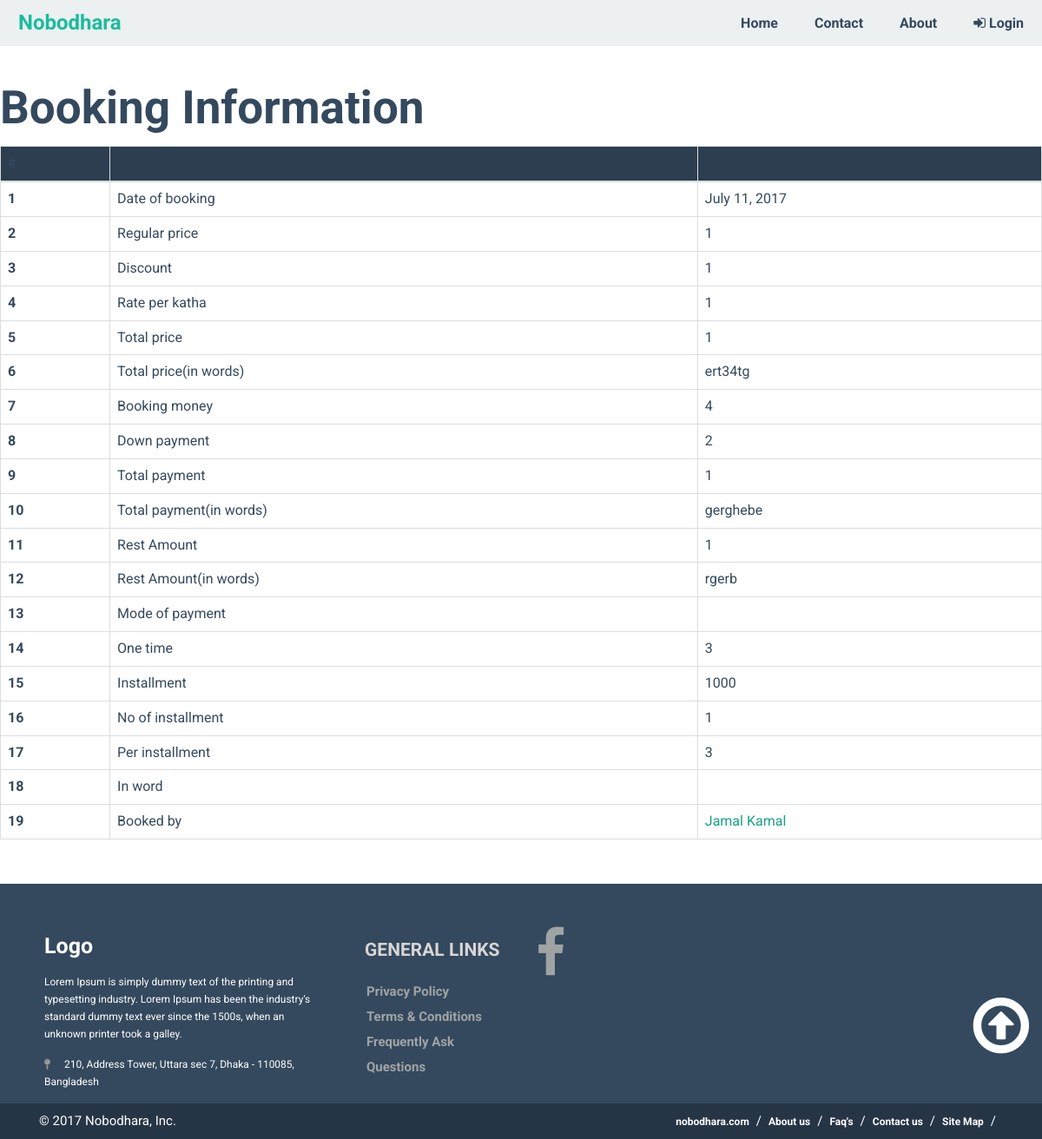
The app's page /booking/1/ with its own data.
### plots/models.py (models this page shows, shortened)
class Booking(models.Model):
    date_of_booking = models.DateField(blank=True, null=True)
    regular_price = models.IntegerField(blank=True, null=True)
    discount = models.IntegerField(blank=True, null=True)
    rate_per_katha = models.IntegerField(blank=True, null=True)
    total_price = models.IntegerField(blank=True, null=True)
    total_price_in_words = models.CharField(max_length=255, blank=True, null=True)
    booking_money = models.IntegerField(blank=True, null=True)
    down_payment = models.IntegerField(blank=True, null=True)
    total_payment = models.IntegerField(blank=True, null=True)
    total_payment_in_words = models.CharField(max_length=255, blank=True, null=True)
    rest_amount = models.IntegerField(blank=True, null=True)
    rest_amount_in_words = models.CharField(max_length=255, blank=True, null=True)
    mode_of_payment = models.CharField(max_length=255, blank=True, null=True)
    one_time = models.IntegerField(blank=True, null=True)
    installment = models.IntegerField(blank=True, null=True)
    no_of_installment = models.IntegerField(blank=True, null=True)
    per_installment = models.IntegerField(blank=True, null=True)
    in_words = models.CharField(max_length=255, blank=True, null=True)
    booked_by = models.ForeignKey(Applicant, null=True, blank=True, related_name='booking')

class Applicant(models.Model):
    profile_picture = CloudinaryField(blank=True, null=True)
    applicants_name_bangla = models.CharField(max_length=255, blank=True, null=True)
    applicants_name = models.CharField(max_length=255, blank=True, null=True)
    fathers_name_bangla = models.CharField(max_length=255, blank=True, null=True)
    fathers_name = models.CharField(max_length=255, blank=True, null=True)
    mothers_name_bangla = models.CharField(max_length=255, blank=True, null=True)
    mothers_name = models.CharField(max_length=255, blank=True, null=True)
    spouses_name_bangla = models.CharField(max_length=255, blank=True, null=True)
    spouses_name = models.CharField(max_length=255, blank=True, null=True)
    other_name = models.CharField(max_length=255, blank=True, null=True)
    mobile_number = models.CharField(max_length=11, blank=True, null=True)
    present_address = models.CharField(max_length=255, blank=True, null=True)
    permanent_address = models.CharField(max_length=255, blank=True, null=True)
    nationality = models.CharField(max_length=255, blank=True, null=True)
    religion = models.CharField(max_length=50, blank=True, null=True)
    national_ID = models.CharField(max_length=255, blank=True, null=True)
    date_of_birth = models.DateField(blank=True, null=True)
    passport_no = models.CharField(max_length=255, blank=True, null=True)
    profession = models.CharField(max_length=255, blank=True, null=True)
    website = models.URLField(blank=True, null=True)
    nominees_name = models.CharField(max_length=255, blank=True, null=True)
    nominess_relationship_with_applicant = models.CharField(max_length=255, blank=True, null=True)
    nominees_address = models.CharField(max_length=255, blank=True, null=True)
    def __str__(self):
        return f'{self.applicants_name}'
    def get_absolute_url(self):
        return reverse("plot:applicantsdetail", kwargs={"pk": self.pk})

### plots/views.py (the view)
# urls.py: url(r'^booking/(?P<pk>[\w-]+)/$', views.booking_detail, name='bookingdetail'),
def booking_detail(request, pk=None):
    instance = get_object_or_404(Booking, pk=pk)
    context = {
        "instance": instance,
    }
    return render(request, "booking_detail.html", context)

### plots/static/templates/booking_detail.html (shortened to what this page needs)
{% extends "base.html" %}
{% block content %}
    <h2>Booking Information</h2>
 <table class="table table-bordered">
  <thead class="thead-inverse" style="background: #2C3E50; text-emphasis-color: #ffffff">
    <tr>
      <th>#</th>
      <th>&emsp;</th>
      <th>&emsp;</th>
    </tr>
  </thead>
  <tbody>
    <tr>
      <th scope="row">1</th>
      <td> Date of booking </td>
      <td> {{ instance.date_of_booking|default_if_none:""  }}</td>
    </tr>
    <tr>
      <th scope="row">2</th>
      <td> Regular price </td>
      <td>{{ instance.regular_price|default_if_none:""   }}</td>
    </tr>
    <tr>
      <th scope="row">3</th>
      <td> Discount </td>
      <td>{{ instance.discount|default_if_none:""   }}</td>
    </tr>
  <tr>
      <th scope="row">4</th>
      <td>Rate per katha</td>
      <td>{{ instance.rate_per_katha|default_if_none:""  }}</td>
    </tr>
  <tr>
      <th scope="row">5</th>
      <td> Total price </td>
      <td>{{ instance.total_price|default_if_none:""   }}</td>
    </tr>
  <tr>
      <th scope="row">6</th>
      <td>Total price(in words)</td>
      <td>{{ instance.total_price_in_words|default_if_none:""  }}</td>
    </tr>
  <tr>
      <th scope="row">7</th>
      <td> Booking money </td>
      <td> {{ instance.booking_money|default_if_none:""  }}</td>
    </tr>
  <tr>
      <th scope="row">8</th>
      <td>Down payment</td>
      <td>{{ instance.down_payment|default_if_none:""  }}</td>
    </tr>
  <tr>
      <th scope="row">9</th>
      <td>Total payment</td>
      <td>{{ instance.total_payment|default_if_none:""  }}</td>
    </tr>
   <tr>
      <th scope="row">10</th>
      <td>Total payment(in words)</td>
      <td>{{ instance.total_payment_in_words|default_if_none:""  }}</td>
    </tr>
 <tr>
      <th scope="row">11</th>
      <td>Rest Amount</td>
      <td>{{ instance.rest_amount|default_if_none:""  }}</td>
    </tr>
  <tr>
      <th scope="row">12</th>
      <td>Rest Amount(in words)</td>
      <td>{{ instance.rest_amount_in_words|default_if_none:""  }}</td>
    </tr>
  <tr>
      <th scope="row">13</th>
      <td>Mode of payment</td>
      <td>{{ instance.mode_of_payement|default_if_none:""  }}</td>
    </tr>
  <tr>
      <th scope="row">14</th>
      <td>One time</td>
      <td> {{ instance.one_time|default_if_none:""  }}</td>
    </tr>
   <tr>
      <th scope="row">15</th>
      <td>Installment</td>
      <td> {{ instance.installment|default_if_none:""  }}</td>
    </tr>
   <tr>
      <th scope="row">16</th>
      <td>No of installment</td>
      <td> {{ instance.no_of_installment|default_if_none:""  }}</td>
    </tr>
   <tr>
      <th scope="row">17</th>
      <td>Per installment</td>
      <td> {{ instance.per_installment|default_if_none:""  }}</td>
    </tr>
   <tr>
      <th scope="row">18</th>
      <td>In word</td>
      <td> {{ instance.in_word|default_if_none:""  }} </td>
    </tr>
   <tr>
      <th scope="row">19</th>
      <td>Booked by</td>
       <td><a href={{ instance.booked_by.get_absolute_url }}>{{ instance.booked_by|default_if_none:""  }}</a></td>
    </tr>
  </tbody>
</table>
{% endblock content %}

### plots/static/templates/base.html (shortened to what this page needs)
{% load staticfiles %}
<html>
<head>
<link rel='stylesheet' href='{% static "css/bootstrap.min.css" %}' />
<link rel='stylesheet' href='{% static "css/flat-ui.css" %}' />
<link rel='stylesheet' href='{% static "css/base.css" %}' />
<link rel='stylesheet' href='{% static "css/animate.css" %}' />
<link href="https://maxcdn.bootstrapcdn.com/font-awesome/4.7.0/css/font-awesome.min.css" rel="stylesheet">
</head>
<body class="logged-out">
<nav class="navbar navbar-default navbar-fixed-top">
  <div class="container-fluid">
    <div class="navbar-header">
      <a class="navbar-brand" href="{% url 'plot:home' %}">Nobodhara</a>
    </div>
    <div class="collapse navbar-collapse" id="bs-example-navbar-collapse-1">
      <ul class="nav navbar-nav navbar-right">
        <li><a href="{% url 'plot:home' %}">Home</a></li>
        <li><a href="{% url 'plot:home' %}#contact">Contact</a></li>
        <li><a href="{% url 'plot:home' %}#aboutsection">About</a></li>
      {% if request.user.is_authenticated %}
      <li class="dropdown">
          <a href="#" class="dropdown-toggle" data-toggle="dropdown" role="button" aria-haspopup="true" aria-expanded="false"><i class="fa fa-user fa-2" aria-hidden="true"></i>{% if request.user.first_name or request.user.last_name %} {{ request.user.first_name }} {% else %}
        {{ request.user.username }}{% endif %} <span class="caret"></span></a>
          <ul class="dropdown-menu">
            <li><a href="/account/{{ request.user.id }}">Account</a></li>
              <li><a href="/accounts/logout/">Log out</a></li></ul>
       </li>
           {% else %}
                <li><a href="/accounts/login/" ><i class="fa fa-sign-in fa-2" aria-hidden="true"></i> Login</a></li>
          {% endif %}
      </ul>
    </div>
  </div>
</nav>
    {% block content %}
    {% endblock content %}
<br>
<div class="navbar-static-bottom">
<footer>
          <div class="container">
    <div class="row">
      <div class="col-md-4 col-sm-6 footerleft ">
        <div class="logofooter"> Logo</div>
        <p>Lorem Ipsum is simply dummy text of the printing and typesetting industry. Lorem Ipsum has been the industry's standard dummy text ever since the 1500s, when an unknown printer took a galley.</p>
        <p><i class="fa fa-map-pin"></i> 210, Address Tower, Uttara sec 7, Dhaka - 110085, Bangladesh</p>
      </div>
      <div class="col-md-2 col-sm-6 paddingtop-bottom">
        <h6 class="heading7">GENERAL LINKS</h6>
        <ul class="footer-ul">
          <li><a href="#"> Privacy Policy</a></li>
          <li><a href="#"> Terms & Conditions</a></li>
          <li><a href="#"> Frequently Ask Questions</a></li>
        </ul>
      </div>
      <div class="col-md-3-offset-3 col-sm-6 paddingtop-bottom">
        <ul class="footer-ul">
            <li><a href="https://www.facebook.com/facebook"><i class="fa fa-facebook fa-4x" aria-hidden="true"></i></a></li>
            </ul>
          </div>
        <br><br>
        <a href="#"><i class="fa fa-arrow-circle-o-up fa-5x" style="float: right; color: #fff"></i></a>
    </div>
  </div>
          <div id="footer" class="bottom-menu bottom-menu">
        <div class="copyright">
  <div class="container">
    <div class="col-md-6">
      <p>© 2017 Nobodhara, Inc.</p>
    </div>
    <div class="col-md-6">
      <ul class="bottom_ul">
        <li><a href="#">nobodhara.com</a></li>
        <li><a href="#">About us</a></li>
        <li><a href="#">Faq's</a></li>
        <li><a href="#">Contact us</a></li>
        <li><a href="#">Site Map</a></li>
      </ul>
    </div>
  </div>
</div>
    </div>
    </footer>
</div>
</body>
</html>

### plots/static/css/base.css (style rules this page uses)
html,body { height: 100% }
body { font-family: 'Roboto', sans-serif; padding-top: 65px; }
p { color: #2f4154; }
footer { background-color:#34495E; min-height:250px; }
.footerleft { margin-top:50px; padding:0 36px; }
.logofooter { margin-bottom:10px; font-size:25px; color:#fff; font-weight:700; }
.footerleft p { color:#fff; font-size:12px !important; margin-bottom:15px; }
.footerleft p i { width:20px; color:#999; }
.paddingtop-bottom { margin-top:50px; }
.footer-ul { list-style-type:none; padding-left:0; margin-left:2px; }
.footer-ul li { line-height:29px; font-size:15px; }
.footer-ul li a { color:#a0a3a4; transition: color 0.2s linear 0s, background 0.2s linear 0s; }
.footer-ul i { margin-right:10px; }
.copyright { min-height:40px; background-color: #263546; }
.copyright p { text-align:left; color:#FFF; padding:10px 0; margin-bottom:0; }
.heading7 { font-size:21px; font-weight:700; color:#d9d6d6; margin-bottom:22px; }
.bottom_ul { list-style-type:none; float:right; margin-bottom:0; }
.bottom_ul li { float:left; line-height:40px; }
.bottom_ul li:after { content:"/"; color:#FFF; margin-right:8px; margin-left:8px; }
.bottom_ul li a { color:#FFF; font-size:12px; }

### records on screen
Booking: date_of_booking "July 11, 2017", regular_price "1", discount "1", rate_per_katha "1", total_price "1", total_price_in_words "ert34tg", booking_money "4", down_payment "2", total_payment "1", total_payment_in_words "gerghebe", rest_amount "1", rest_amount_in_words "rgerb", one_time "3", installment "1000", no_of_installment "1", per_installment "3", booked_by "Jamal Kamal"
